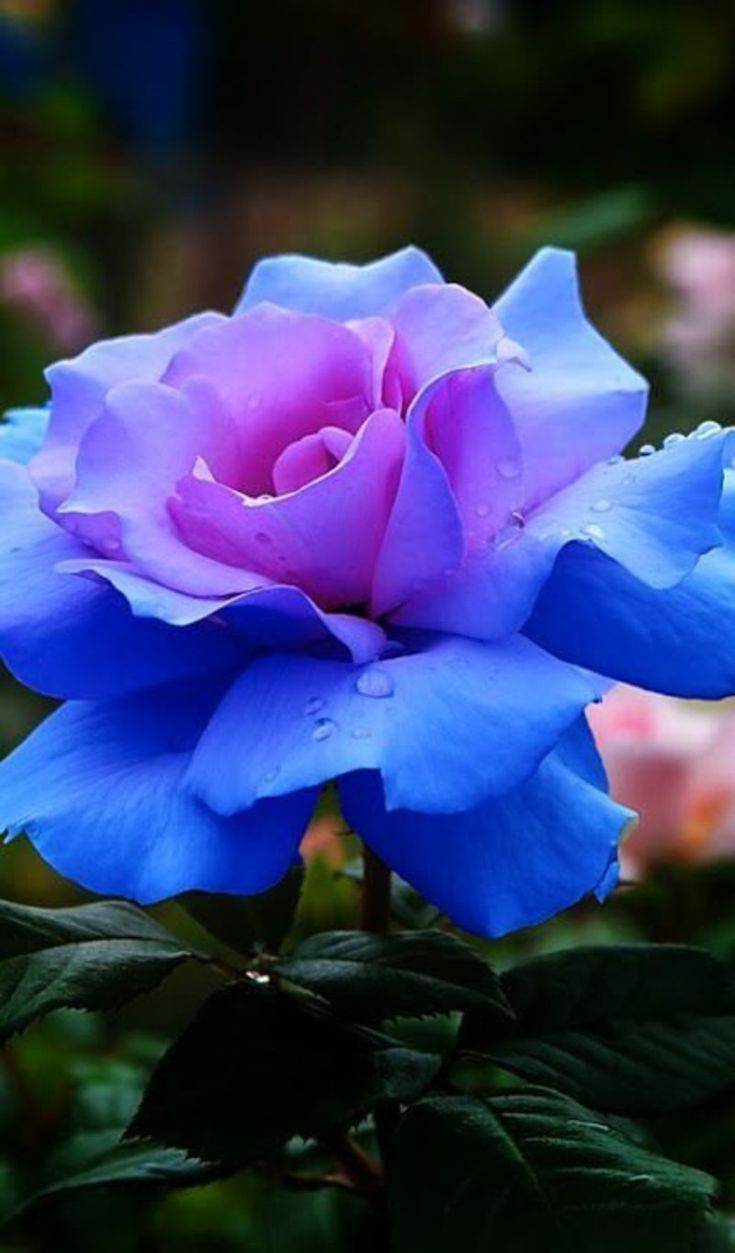
#> input picture Lab1/pic1.jpeg, 735 x 1253 px
$ jupyter execute output.ipynb
#> lines starting #> are read from the running program, lines starting #| are printed output that depends on the picture
[cell 1]
import cv2
import tkinter as tk
import os
from tkinter import filedialog
import matplotlib.pyplot as plt

## Зчитування,відображення,збереження картинки та її гістограми

[cell 2]
def load_image():
    """Функция для загрузки изображения"""
    file_path = filedialog.askopenfilename()
#> the answer given: pic1.jpeg

    if not file_path:
        return None
    if not os.path.isfile(file_path):
        return None

    # Загружаем цветное изображение
    return cv2.imread(file_path, 1)
#> returned value is the input picture: shape (1253, 735, 3); mean B, G, R 106.7, 61.2, 54

[cell 3]
def show_image(img):
    """Функция для показа изображения"""
    if img is not None:
        cv2.imshow('Your loaded image', img)
        cv2.waitKey(0)
        cv2.destroyAllWindows()
    else:
        print("Error.Image does not downloaded.")

[cell 4]
def save_image(img):
    """Функция для сохранения изображения"""
    if img is None:
        print("Error.Image does not downloaded.")

    file_path = filedialog.asksaveasfilename(defaultextension=".jpeg")
    if not file_path:
        return

    cv2.imwrite(file_path, img)
    cv2.destroyAllWindows()

[cell 5]
def show_histogram(img):
    """Функція відображення гістограми"""
    color = ('b', 'g', 'r')

    for i, col in enumerate(color):
        histr = cv2.calcHist([img], [i], None, [256], [0, 256])
        plt.plot(histr, color=col)

    plt.xlim([0, 256])
    plt.show()
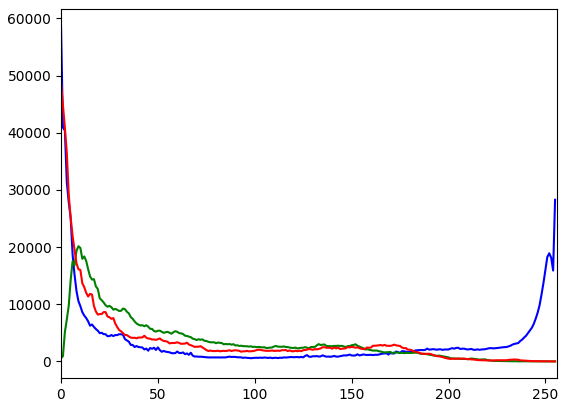
#> figure drawn by matplotlib, 1 panel; curve peaks at x = 0, y = 58778; curve peaks at x = 9, y = 20142; curve peaks at x = 0, y = 48817

## Алгоритм створення негативного зображення шляхом віднімання

[cell 6]
def create_negative_image_second(img):
    if img is not None:
        img_neg = 255 - img  # Инверсия цветов
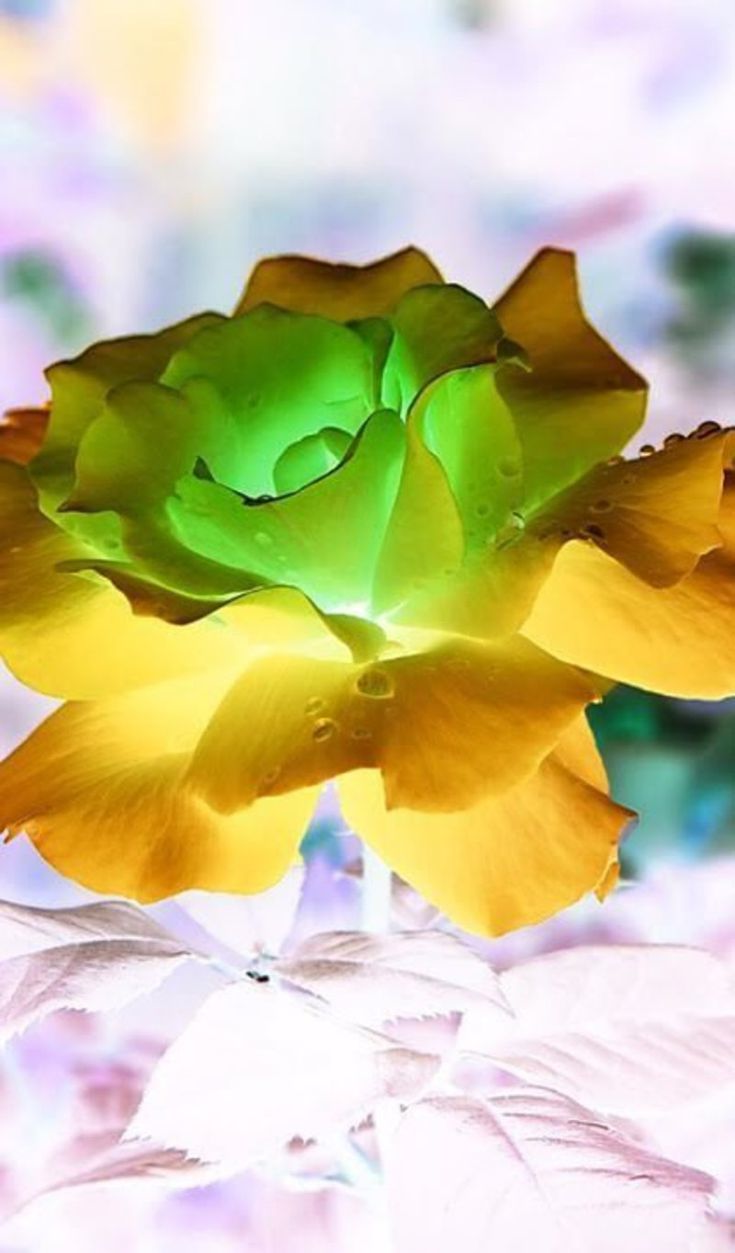
#> img_neg: shape (1253, 735, 3); mean B, G, R 148.3, 193.8, 201
        return img_neg
    else:
        print("Error.Image does not downloaded.")

[cell 7]
img = load_image()
show_histogram(img)

[cell 8]
show_image(img)

[cell 9]
negative_img = create_negative_image_second(img)
show_histogram(negative_img)
#> in show_histogram (call 2), `plt.show()`:
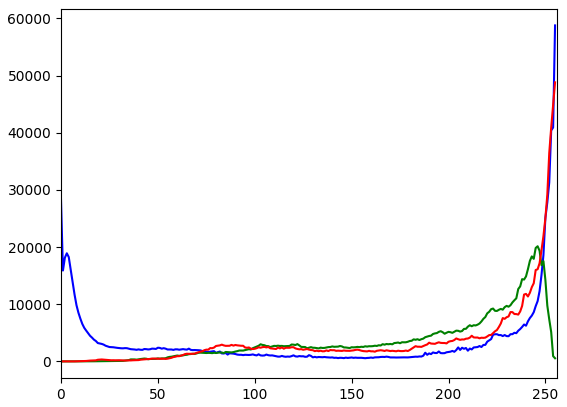
#> figure drawn by matplotlib, 1 panel; curve peaks at x = 255, y = 58778; curve peaks at x = 246, y = 20142; curve peaks at x = 255, y = 48817

[cell 10]
show_image(negative_img)

[cell 11]
save_image(negative_img)

## Алгоритм створення негативного зображення шляхом перебору масиву пікселів та його інвертування

[cell 12]
def create_negative_image_first(img):
    if img is None:
        print("Error.Image does not downloaded.")

    img = img.copy()
    # Get height and width of the image
    height, width, _ = img.shape
#> height = 1253; width = 735
    for i in range(height):
        for j in range(width):
            # Get the pixel value
            pixel = img[i, j]
            # Negate each channel by subtracting it from 255
            # 1st index contains red pixel
            pixel[0] = 255 - pixel[0]
            # 2nd index contains green pixel
            pixel[1] = 255 - pixel[1]
            # 3rd index contains blue pixel
            pixel[2] = 255 - pixel[2]
            # Store new values in the pixel
            img[i, j] = pixel

    return img


def show_image_first(img):
    plt.imshow(cv2.cvtColor(img, cv2.COLOR_BGR2RGB))
    plt.show()

[cell 13]
negative_img_task2 = create_negative_image_first(img)

[cell 14]
show_image_first(img)

[cell 15]
show_histogram(img)

[cell 16]
show_image_first(negative_img_task2)

[cell 17]
show_histogram(negative_img_task2)
